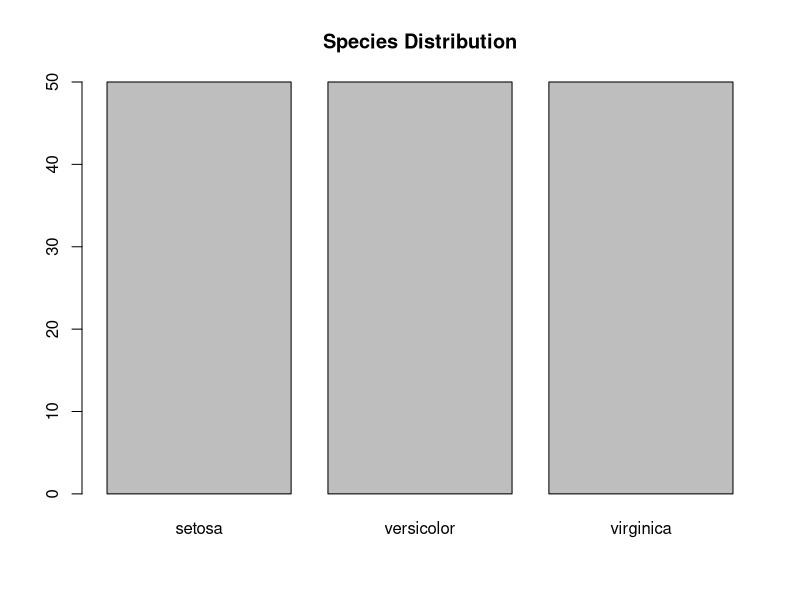
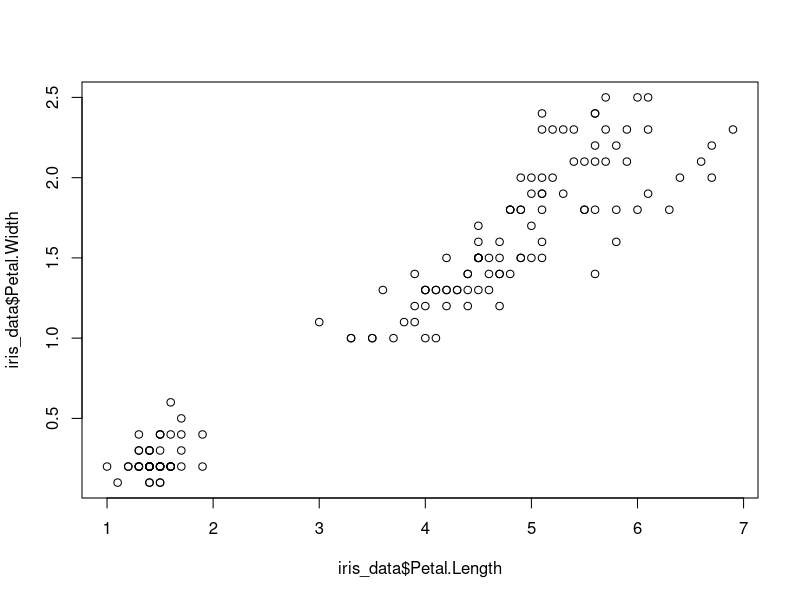
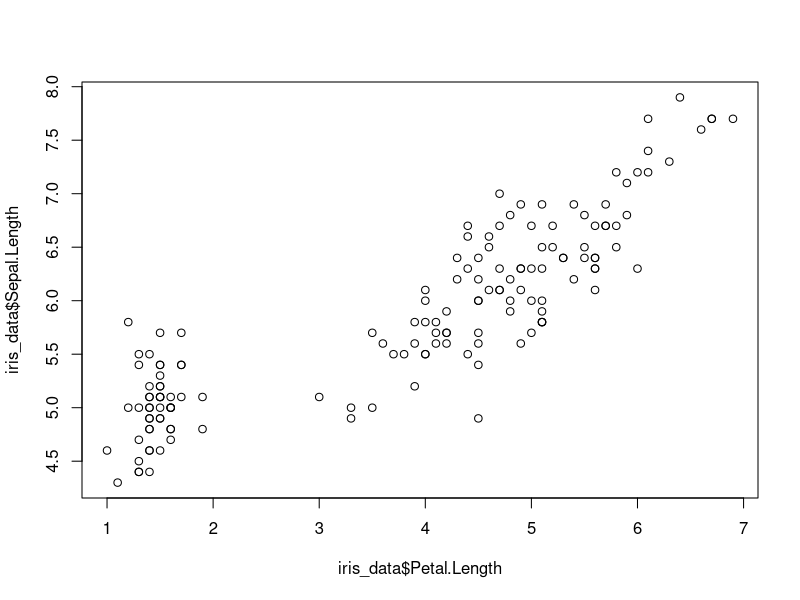
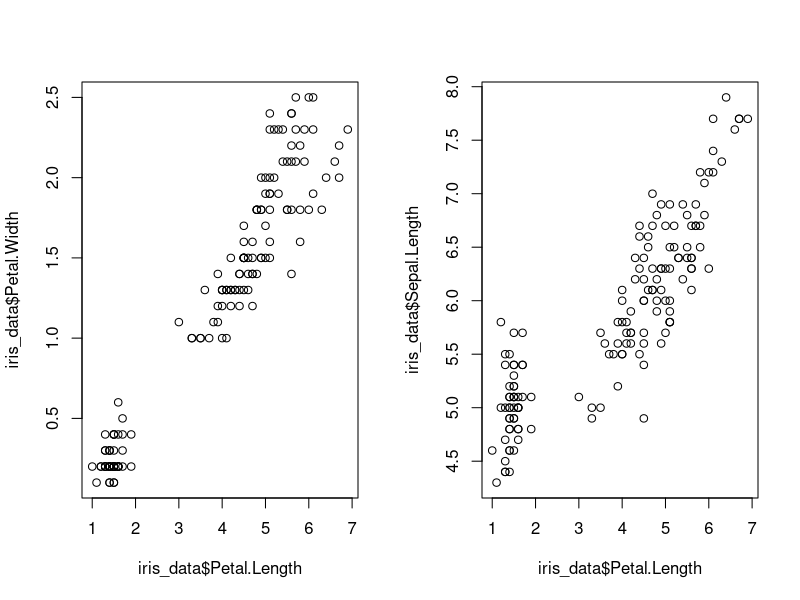
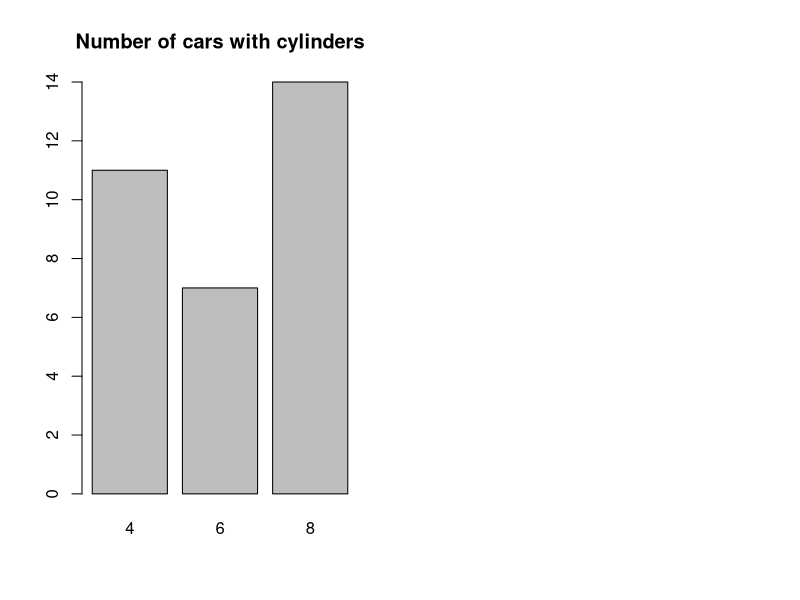

These figures' R source, in order: (Note: this script raises an error after producing the figures.)
setwd('/Users/ssharma/code/nss-ds/r-intro-shrutijalewar')
install.packages("dplyr")
install.packages("magrittr")
library("dplyr")
library("magrittr")
install.packages("ggplot2")
library("ggplot2")
iris_data <- iris

str(iris_data)
#a. What is the datatype of iris_data?  
#It is a dataframe with col 1,2,3,4 are numeric and 5th is Factor

# b. How many columns does it have? how many rows? 
#150 rows and 5 Cols

#Create a vector called sepal_area by multiplying the columns Sepal.Width and Sepal.Length in iris_data. 
sepal_area <- c(iris_data['Sepal.Length'] * iris_data['Sepal.Width'])
sepal_area

#Use the mean() function to find the average sepal_area, and store this in a variable called avg_sepal_area. 
avg_sepal_area <- lapply(sepal_area, mean, na.rm = TRUE)
avg_sepal_area

#Use a comment to show what this value is rounded to 4 decimal places.
lapply(avg_sepal_area, round, digits = 4)

# Use a for-loop to print "Sepal area is " and the area for each value in the vector. Use the paste() or paste0() function to concatenate strings.
for (area in sepal_area) {
  print(paste("Sepal area is", area))
}

# Now create a new column in the iris_data dataframe called Sepal.Area.  
iris_data['Sepal.Area'] = sepal_area
iris_data

# Copy the following code to your script: species_counts <- table(iris_data$Species) and use the barplot() function to display the counts. Use a comment to note which species has the most observations in the dataset.
species_counts <- table(iris_data$Species)
species_counts
barplot(species_counts,main = 'Species Distribution')
# All species are equally represented.

# Use the Help menu to examine the plot() function. You can either search under the Help tab in the Files Pane or type "?plot" in the console. 
# a. Create a plot showing how petal width (y) varies with petal length (x).

plot(iris_data$Petal.Length, iris_data$Petal.Width)
#b. Create a plot showing how sepal length (y) varies with petal length (x).
plot(iris_data$Petal.Length,iris_data$Sepal.Length)

# Look at the documentation for the par() function.
?par
# a. Paste the following code above your two plot calls: par(mfrow = c(1, 2)).
# b. Run the par() command and the two plot commands. Click 'Zoom' to get a better look at the plots.
par(mfrow = c(1, 2))
plot(iris_data$Petal.Length, iris_data$Petal.Width)
plot(iris_data$Petal.Length,iris_data$Sepal.Length)

#Take a look at the mtcars dataset with View(mtcars)
View(mtcars)

#a. What is drat? (hint - take a look at the documentation). Show your answer in a comment.
# Rear axle ratio

#b. Use the min() and max() functions to find the minimum and maximum 1/4 mile time.
min(mtcars$qsec)
max(mtcars$qsec)

#c. Look on the 'mtcars' tab that opened in your source pane with the View() command. Sort the data by the qsec column to see 
#which car has the slowest time and which has the fastest. Record your findings in a comment.
# slowest <- Ford Pantera L
# fastest <- Merc 230

# Create counts by number of cylinders for the dataset and use them to create a barplot. 
counts <- table(mtcars$cyl)
barplot(counts, main="Number of cars with cylinders")
# Which type of engine (number of cylinders) is most prevalent in the data?
# 8 is the most prevalent number of engine in the dataframe

#Write a for-loop that iterates through the mtcars dataframe. If the car is has 8 cylinders, print " is a gas guzzler."
#rownames(mtcars)
# 
for (row in 1:nrow(mtcars)) {
  cyl <- mtcars$cyl[row]
  car  <-  row.names(mtcars)[row]
  if (cyl == 8) {
    print(paste(car, "is a gas guzzler."))
  }
}

# Work through the code examples in the slides that use the starwars data. Use pipes to create a new view of the data.
View(starwars)

count(distinct(starwars, homeworld))
#49

# homeworlds <- 
#   starwars %>%
#   filter(!is.na(homeworld)) %>%
#   group_by(homeworld) %>%
#   summarize(Count = n())


#For those planets that two or more characters call home, how many characters list that as their home planet?
homeworlds %>%
  filter(Count > 1) %>%
  ggplot(aes(reorder(homeworld, Count), Count)) + 
  geom_col(fill = "darkblue") + 
  scale_y_continuous(breaks = seq(0, 12, 2)) + 
  theme(axis.text.x = element_text(angle = 90, hjust = 1)) + 
  xlab("Home World") +
  ggtitle("Home Worlds of Star Wars Characters")

#Which character is the largest? Smallest? Is it male/female/neither?
starwars %>%
  ggplot(aes(mass, height, label = name)) + 
  geom_text(size = 3,
            check_overlap = TRUE,
            aes(color = gender)) 
# non-metric version in inches and pounds
starwars %>%
  mutate(mass2 = mass * 2.2) %>%
  mutate(height2 = height * 0.393701) %>%
  ggplot(aes(mass2, height2, label = name)) + 
  geom_text(size = 3,
            check_overlap = TRUE,
            aes(color = gender)) +
  xlab("weight (pounds)") +
  ylab("height (inches)")



